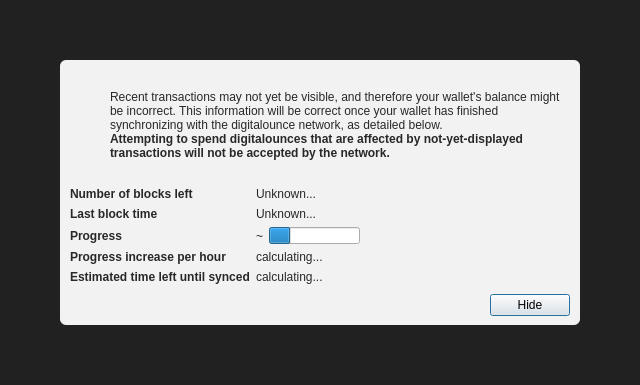
<?xml version="1.0" encoding="UTF-8"?>
<ui version="4.0">
 <class>ModalOverlay</class>
 <widget class="QWidget" name="ModalOverlay">
  <property name="geometry">
   <rect>
    <x>0</x>
    <y>0</y>
    <width>640</width>
    <height>385</height>
   </rect>
  </property>
  <property name="windowTitle">
   <string>Form</string>
  </property>
  <layout class="QVBoxLayout" name="verticalLayout" stretch="0">
   <property name="sizeConstraint">
    <enum>QLayout::SetDefaultConstraint</enum>
   </property>
   <property name="leftMargin">
    <number>0</number>
   </property>
   <property name="topMargin">
    <number>0</number>
   </property>
   <property name="rightMargin">
    <number>0</number>
   </property>
   <property name="bottomMargin">
    <number>0</number>
   </property>
   <item>
    <widget class="QWidget" name="bgWidget" native="true">
     <property name="styleSheet">
      <string notr="true">#bgWidget { background: rgba(0,0,0,220); }</string>
     </property>
     <layout class="QVBoxLayout" name="verticalLayoutMain" stretch="1">
      <property name="leftMargin">
       <number>60</number>
      </property>
      <property name="topMargin">
       <number>60</number>
      </property>
      <property name="rightMargin">
       <number>60</number>
      </property>
      <property name="bottomMargin">
       <number>60</number>
      </property>
      <item>
       <widget class="QWidget" name="contentWidget" native="true">
        <property name="styleSheet">
         <string notr="true">#contentWidget { background: rgba(255,255,255,240); border-radius: 6px; }

QLabel { color: rgb(40,40,40);  }</string>
        </property>
        <layout class="QVBoxLayout" name="verticalLayoutSub" stretch="1,0,0,0">
         <property name="spacing">
          <number>0</number>
         </property>
         <property name="leftMargin">
          <number>10</number>
         </property>
         <property name="topMargin">
          <number>10</number>
         </property>
         <property name="rightMargin">
          <number>10</number>
         </property>
         <property name="bottomMargin">
          <number>10</number>
         </property>
         <item>
          <layout class="QHBoxLayout" name="horizontalLayoutIconText" stretch="0,1">
           <property name="topMargin">
            <number>20</number>
           </property>
           <item>
            <layout class="QVBoxLayout" name="verticalLayoutIcon">
             <property name="leftMargin">
              <number>0</number>
             </property>
             <item>
              <widget class="QPushButton" name="warningIcon">
               <property name="enabled">
                <bool>false</bool>
               </property>
               <property name="text">
                <string/>
               </property>
               <property name="icon">
                <iconset>
                 <normaloff>:/icons/warning</normaloff>
                 <disabledoff>:/icons/warning</disabledoff>:/icons/warning</iconset>
               </property>
               <property name="iconSize">
                <size>
                 <width>48</width>
                 <height>48</height>
                </size>
               </property>
               <property name="flat">
                <bool>true</bool>
               </property>
              </widget>
             </item>
             <item>
              <spacer name="verticalSpacerWarningIcon">
               <property name="orientation">
                <enum>Qt::Vertical</enum>
               </property>
               <property name="sizeHint" stdset="0">
                <size>
                 <width>20</width>
                 <height>40</height>
                </size>
               </property>
              </spacer>
             </item>
            </layout>
           </item>
           <item>
            <layout class="QVBoxLayout" name="verticalLayoutInfoText">
             <property name="leftMargin">
              <number>0</number>
             </property>
             <property name="topMargin">
              <number>0</number>
             </property>
             <item>
              <widget class="QLabel" name="infoText">
               <property name="text">
                <string>Recent transactions may not yet be visible, and therefore your wallet's balance might be incorrect. This information will be correct once your wallet has finished synchronizing with the digitalounce network, as detailed below.</string>
               </property>
               <property name="textFormat">
                <enum>Qt::RichText</enum>
               </property>
               <property name="wordWrap">
                <bool>true</bool>
               </property>
              </widget>
             </item>
             <item>
              <widget class="QLabel" name="infoTextStrong">
               <property name="font">
                <font>
                 <weight>75</weight>
                 <bold>true</bold>
                </font>
               </property>
               <property name="text">
                <string>Attempting to spend digitalounces that are affected by not-yet-displayed transactions will not be accepted by the network.</string>
               </property>
               <property name="textFormat">
                <enum>Qt::RichText</enum>
               </property>
               <property name="wordWrap">
                <bool>true</bool>
               </property>
              </widget>
             </item>
             <item>
              <spacer name="verticalSpacerInTextSpace">
               <property name="orientation">
                <enum>Qt::Vertical</enum>
               </property>
               <property name="sizeHint" stdset="0">
                <size>
                 <width>20</width>
                 <height>40</height>
                </size>
               </property>
              </spacer>
             </item>
            </layout>
           </item>
          </layout>
         </item>
         <item>
          <spacer name="verticalSpacerAfterText">
           <property name="orientation">
            <enum>Qt::Vertical</enum>
           </property>
           <property name="sizeHint" stdset="0">
            <size>
             <width>20</width>
             <height>40</height>
            </size>
           </property>
          </spacer>
         </item>
         <item>
          <layout class="QFormLayout" name="formLayout">
           <property name="fieldGrowthPolicy">
            <enum>QFormLayout::FieldsStayAtSizeHint</enum>
           </property>
           <property name="horizontalSpacing">
            <number>6</number>
           </property>
           <property name="verticalSpacing">
            <number>6</number>
           </property>
           <property name="topMargin">
            <number>10</number>
           </property>
           <item row="0" column="0">
            <widget class="QLabel" name="labelNumberOfBlocksLeft">
             <property name="font">
              <font>
               <weight>75</weight>
               <bold>true</bold>
              </font>
             </property>
             <property name="text">
              <string>Number of blocks left</string>
             </property>
            </widget>
           </item>
           <item row="0" column="1">
            <widget class="QLabel" name="numberOfBlocksLeft">
             <property name="text">
              <string>Unknown...</string>
             </property>
            </widget>
           </item>
           <item row="1" column="0">
            <widget class="QLabel" name="labelLastBlockTime">
             <property name="font">
              <font>
               <weight>75</weight>
               <bold>true</bold>
              </font>
             </property>
             <property name="text">
              <string>Last block time</string>
             </property>
            </widget>
           </item>
           <item row="1" column="1">
            <widget class="QLabel" name="newestBlockDate">
             <property name="sizePolicy">
              <sizepolicy hsizetype="Maximum" vsizetype="Preferred">
               <horstretch>0</horstretch>
               <verstretch>0</verstretch>
              </sizepolicy>
             </property>
             <property name="text">
              <string>Unknown...</string>
             </property>
            </widget>
           </item>
           <item row="2" column="0">
            <widget class="QLabel" name="labelSyncDone">
             <property name="font">
              <font>
               <weight>75</weight>
               <bold>true</bold>
              </font>
             </property>
             <property name="text">
              <string>Progress</string>
             </property>
            </widget>
           </item>
           <item row="2" column="1">
            <layout class="QHBoxLayout" name="horizontalLayoutSync" stretch="0,1">
             <item>
              <widget class="QLabel" name="percentageProgress">
               <property name="text">
                <string notr="true">~</string>
               </property>
              </widget>
             </item>
             <item>
              <widget class="QProgressBar" name="progressBar">
               <property name="value">
                <number>24</number>
               </property>
               <property name="format">
                <string/>
               </property>
              </widget>
             </item>
            </layout>
           </item>
           <item row="4" column="0">
            <widget class="QLabel" name="labelProgressIncrease">
             <property name="font">
              <font>
               <weight>75</weight>
               <bold>true</bold>
              </font>
             </property>
             <property name="text">
              <string>Progress increase per hour</string>
             </property>
            </widget>
           </item>
           <item row="4" column="1">
            <widget class="QLabel" name="progressIncreasePerH">
             <property name="text">
              <string>calculating...</string>
             </property>
            </widget>
           </item>
           <item row="5" column="0">
            <widget class="QLabel" name="labelEstimatedTimeLeft">
             <property name="font">
              <font>
               <weight>75</weight>
               <bold>true</bold>
              </font>
             </property>
             <property name="text">
              <string>Estimated time left until synced</string>
             </property>
            </widget>
           </item>
           <item row="5" column="1">
            <widget class="QLabel" name="expectedTimeLeft">
             <property name="text">
              <string>calculating...</string>
             </property>
            </widget>
           </item>
          </layout>
         </item>
         <item>
          <layout class="QHBoxLayout" name="horizontalLayoutButtons">
           <property name="leftMargin">
            <number>10</number>
           </property>
           <property name="topMargin">
            <number>10</number>
           </property>
           <item>
            <spacer name="horizontalSpacer">
             <property name="orientation">
              <enum>Qt::Horizontal</enum>
             </property>
             <property name="sizeHint" stdset="0">
              <size>
               <width>40</width>
               <height>20</height>
              </size>
             </property>
            </spacer>
           </item>
           <item>
            <widget class="QPushButton" name="closeButton">
             <property name="text">
              <string>Hide</string>
             </property>
             <property name="shortcut">
              <string>Esc</string>
             </property>
             <property name="focusPolicy">
              <enum>Qt::StrongFocus</enum>
             </property>
             <property name="default">
              <bool>true</bool>
             </property>
            </widget>
           </item>
          </layout>
         </item>
        </layout>
       </widget>
      </item>
     </layout>
    </widget>
   </item>
  </layout>
 </widget>
 <resources/>
 <connections/>
</ui>
